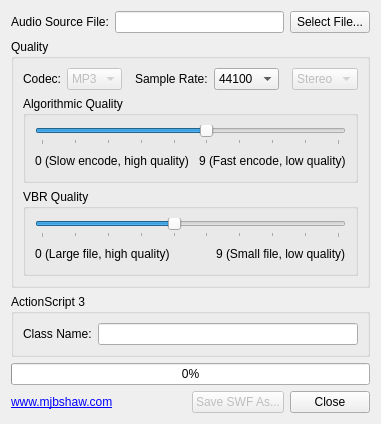
<?xml version="1.0" encoding="UTF-8"?>
<ui version="4.0">
 <class>SwfMp3Looper</class>
 <widget class="QWidget" name="SwfMp3Looper">
  <property name="geometry">
   <rect>
    <x>0</x>
    <y>0</y>
    <width>381</width>
    <height>405</height>
   </rect>
  </property>
  <property name="windowTitle">
   <string>Create a looped MP3 in a SWF</string>
  </property>
  <layout class="QVBoxLayout" name="verticalLayout_3">
   <item>
    <layout class="QHBoxLayout" name="horizontalLayout1">
     <item>
      <widget class="QLabel" name="labelSourceFile">
       <property name="text">
        <string>Audio Source File:</string>
       </property>
      </widget>
     </item>
     <item>
      <widget class="QLineEdit" name="sourceFileLineEdit"/>
     </item>
     <item>
      <widget class="QPushButton" name="selectFileButton">
       <property name="text">
        <string>Select File...</string>
       </property>
      </widget>
     </item>
    </layout>
   </item>
   <item>
    <widget class="QGroupBox" name="qualityGroupBox">
     <property name="title">
      <string>Quality</string>
     </property>
     <layout class="QVBoxLayout" name="verticalLayout">
      <item>
       <layout class="QHBoxLayout" name="horizontalLayout2">
        <item>
         <widget class="QLabel" name="label_2">
          <property name="text">
           <string>Codec:</string>
          </property>
         </widget>
        </item>
        <item>
         <widget class="QComboBox" name="codecComboBox">
          <property name="enabled">
           <bool>false</bool>
          </property>
          <item>
           <property name="text">
            <string>MP3</string>
           </property>
          </item>
         </widget>
        </item>
        <item>
         <spacer name="horizontalSpacer_3">
          <property name="orientation">
           <enum>Qt::Horizontal</enum>
          </property>
          <property name="sizeHint" stdset="0">
           <size>
            <width>40</width>
            <height>20</height>
           </size>
          </property>
         </spacer>
        </item>
        <item>
         <widget class="QLabel" name="label_3">
          <property name="text">
           <string>Sample Rate:</string>
          </property>
         </widget>
        </item>
        <item>
         <widget class="QComboBox" name="sampleRateComboBox">
          <property name="currentIndex">
           <number>2</number>
          </property>
          <item>
           <property name="text">
            <string>11025</string>
           </property>
          </item>
          <item>
           <property name="text">
            <string>22050</string>
           </property>
          </item>
          <item>
           <property name="text">
            <string>44100</string>
           </property>
          </item>
         </widget>
        </item>
        <item>
         <spacer name="horizontalSpacer_4">
          <property name="orientation">
           <enum>Qt::Horizontal</enum>
          </property>
          <property name="sizeHint" stdset="0">
           <size>
            <width>40</width>
            <height>20</height>
           </size>
          </property>
         </spacer>
        </item>
        <item>
         <widget class="QComboBox" name="channelsComboBox">
          <property name="enabled">
           <bool>false</bool>
          </property>
          <item>
           <property name="text">
            <string>Stereo</string>
           </property>
          </item>
         </widget>
        </item>
       </layout>
      </item>
      <item>
       <widget class="QGroupBox" name="groupBox_2">
        <property name="title">
         <string>Algorithmic Quality</string>
        </property>
        <layout class="QVBoxLayout" name="verticalLayout_2">
         <item>
          <widget class="QSlider" name="algorithmicQualitySlider">
           <property name="maximum">
            <number>9</number>
           </property>
           <property name="value">
            <number>5</number>
           </property>
           <property name="orientation">
            <enum>Qt::Horizontal</enum>
           </property>
           <property name="tickPosition">
            <enum>QSlider::TicksBelow</enum>
           </property>
          </widget>
         </item>
         <item>
          <layout class="QHBoxLayout" name="horizontalLayout">
           <item>
            <widget class="QLabel" name="label_5">
             <property name="text">
              <string>0 (Slow encode, high quality)</string>
             </property>
            </widget>
           </item>
           <item>
            <spacer name="horizontalSpacer">
             <property name="orientation">
              <enum>Qt::Horizontal</enum>
             </property>
             <property name="sizeHint" stdset="0">
              <size>
               <width>40</width>
               <height>20</height>
              </size>
             </property>
            </spacer>
           </item>
           <item>
            <widget class="QLabel" name="label_6">
             <property name="text">
              <string>9 (Fast encode, low quality)</string>
             </property>
            </widget>
           </item>
          </layout>
         </item>
        </layout>
       </widget>
      </item>
      <item>
       <widget class="QGroupBox" name="groupBox_3">
        <property name="title">
         <string>VBR Quality</string>
        </property>
        <layout class="QVBoxLayout" name="verticalLayout_4">
         <item>
          <widget class="QSlider" name="vbrQualitySlider">
           <property name="maximum">
            <number>9</number>
           </property>
           <property name="value">
            <number>4</number>
           </property>
           <property name="orientation">
            <enum>Qt::Horizontal</enum>
           </property>
           <property name="tickPosition">
            <enum>QSlider::TicksBelow</enum>
           </property>
          </widget>
         </item>
         <item>
          <layout class="QHBoxLayout" name="horizontalLayout_2">
           <item>
            <widget class="QLabel" name="label_8">
             <property name="text">
              <string>0 (Large file, high quality)</string>
             </property>
            </widget>
           </item>
           <item>
            <spacer name="horizontalSpacer_2">
             <property name="orientation">
              <enum>Qt::Horizontal</enum>
             </property>
             <property name="sizeHint" stdset="0">
              <size>
               <width>40</width>
               <height>20</height>
              </size>
             </property>
            </spacer>
           </item>
           <item>
            <widget class="QLabel" name="label_9">
             <property name="text">
              <string>9 (Small file, low quality)</string>
             </property>
            </widget>
           </item>
          </layout>
         </item>
        </layout>
       </widget>
      </item>
     </layout>
    </widget>
   </item>
   <item>
    <widget class="QGroupBox" name="actionScriptGroupBox">
     <property name="title">
      <string>ActionScript 3</string>
     </property>
     <layout class="QHBoxLayout" name="horizontalLayout_4">
      <item>
       <layout class="QVBoxLayout" name="verticalLayout1">
        <item>
         <widget class="QLabel" name="labelClassName">
          <property name="text">
           <string>Class Name:</string>
          </property>
         </widget>
        </item>
       </layout>
      </item>
      <item>
       <layout class="QVBoxLayout" name="verticalLayout2">
        <item>
         <widget class="QLineEdit" name="classNameLineEdit"/>
        </item>
       </layout>
      </item>
     </layout>
    </widget>
   </item>
   <item>
    <widget class="QProgressBar" name="progressBar">
     <property name="value">
      <number>0</number>
     </property>
    </widget>
   </item>
   <item>
    <layout class="QHBoxLayout" name="horizontalLayout3">
     <item>
      <widget class="QLabel" name="label">
       <property name="text">
        <string>&lt;html&gt;&lt;head/&gt;&lt;body&gt;&lt;a href=&quot;http://www.mjbshaw.com&quot; style=&quot; text-decoration: underline; color:#0000ff;&quot;&gt;www.mjbshaw.com&lt;/a&gt;&lt;/body&gt;&lt;/html&gt;</string>
       </property>
       <property name="textFormat">
        <enum>Qt::RichText</enum>
       </property>
       <property name="openExternalLinks">
        <bool>true</bool>
       </property>
       <property name="textInteractionFlags">
        <set>Qt::TextBrowserInteraction</set>
       </property>
      </widget>
     </item>
     <item>
      <spacer name="horizontalSpacer2">
       <property name="orientation">
        <enum>Qt::Horizontal</enum>
       </property>
       <property name="sizeHint" stdset="0">
        <size>
         <width>40</width>
         <height>20</height>
        </size>
       </property>
      </spacer>
     </item>
     <item>
      <widget class="QPushButton" name="saveAsButton">
       <property name="enabled">
        <bool>false</bool>
       </property>
       <property name="text">
        <string>Save SWF As...</string>
       </property>
      </widget>
     </item>
     <item>
      <widget class="QPushButton" name="cancelButton">
       <property name="text">
        <string>Close</string>
       </property>
      </widget>
     </item>
    </layout>
   </item>
  </layout>
 </widget>
 <resources/>
 <connections>
  <connection>
   <sender>cancelButton</sender>
   <signal>pressed()</signal>
   <receiver>SwfMp3Looper</receiver>
   <slot>close()</slot>
   <hints>
    <hint type="sourcelabel">
     <x>333</x>
     <y>383</y>
    </hint>
    <hint type="destinationlabel">
     <x>190</x>
     <y>202</y>
    </hint>
   </hints>
  </connection>
 </connections>
</ui>
